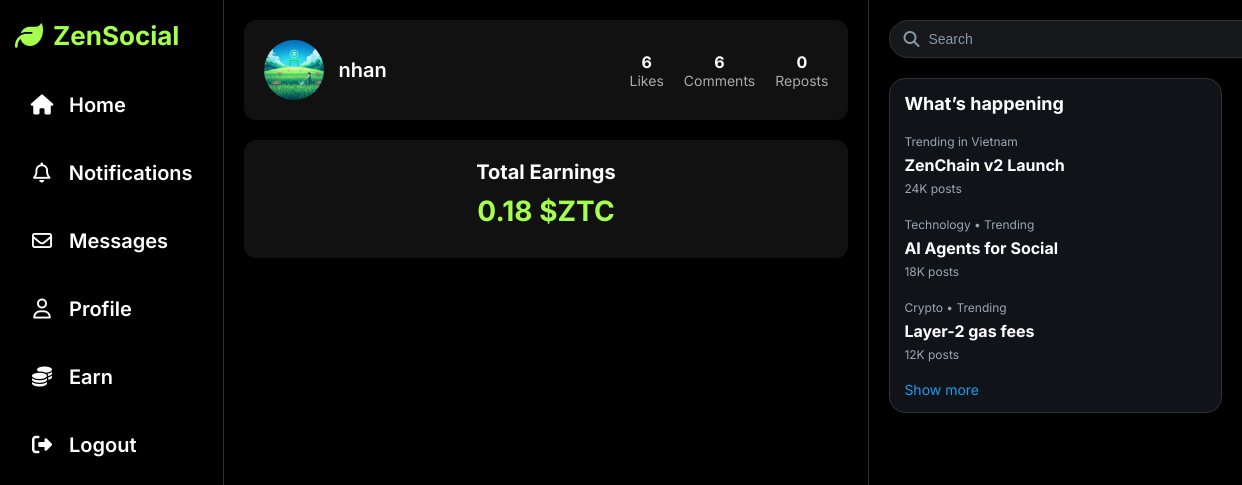
Page /earn (signed in) on the committed database.
### tables this page shows
CREATE TABLE users (
                id INTEGER PRIMARY KEY AUTOINCREMENT,
                zenid TEXT UNIQUE NOT NULL,
                username TEXT,
                bio TEXT,
                avatar TEXT,
                cover TEXT,
                followers INTEGER DEFAULT 0,
                following INTEGER DEFAULT 0
            );

### app.py (the view)
@app.route("/earn")
def earn():
    if "zenid" not in session:
        return redirect(url_for("login"))
    zenid = session["zenid"]
    conn = sqlite3.connect(DB_FILE)
    c = conn.cursor()
    c.execute(
        "SELECT id, username, avatar FROM users WHERE zenid=?",
        (zenid,),
    )
    row = c.fetchone()
    if not row:
        conn.close()
        return redirect(url_for("login"))
    user_id, username, avatar = row
    c.execute(
        """
        SELECT
            COALESCE(SUM(likes),0),
            COALESCE(SUM(comments),0),
            COALESCE(SUM(shares),0)
        FROM posts
        WHERE user_id=?
        """,
        (user_id,),
    )
    likes, comments, reposts = c.fetchone()
    earnings = likes * 0.01 + comments * 0.02 + reposts * 0.05
    conn.close()
    return render_template(
        "earn.html",
        username=username,
        avatar=avatar if avatar else "https://via.placeholder.com/60",
        likes=likes,
        comments=comments,
        reposts=reposts,
        earnings=earnings,
    )

### templates/earn.html (shortened to what this page needs)
<!DOCTYPE html>
<html lang="en">
<head>
  <link rel="stylesheet" href="https://cdnjs.cloudflare.com/ajax/libs/font-awesome/6.4.0/css/all.min.css">
</head>
<body>
  <div class="container">
    <div class="sidebar-left">
      <div>
        <div class="logo">
          <i class="fas fa-leaf"></i>
          <span>ZenSocial</span>
        </div>
        <div class="menu">
          <div class="menu-item"><a href="{{ url_for('home') }}"><i class="fas fa-home"></i> Home</a></div>
          <div class="menu-item"><a href="{{ url_for('notifications') }}"><i class="far fa-bell"></i> Notifications</a></div>
          <div class="menu-item"><a href="{{ url_for('messenger') }}"><i class="far fa-envelope"></i> Messages</a></div>
          <div class="menu-item"><a href="{{ url_for('profile') }}"><i class="far fa-user"></i> Profile</a></div>
          <div class="menu-item"><a href="{{ url_for('earn') }}"><i class="fas fa-coins"></i> Earn</a></div>
          <div class="menu-item"><a href="{{ url_for('logout') }}"><i class="fas fa-sign-out-alt"></i> Logout</a></div>
        </div>
      </div>
    </div>
    <div class="feed">
      <div class="user-header">
        <div class="user-info">
          <img src="{{ avatar }}" alt="Avatar">
          <h3>{{ username }}</h3>
        </div>
        <div class="stats">
          <div class="stat">
            <strong>{{ likes }}</strong>
            <span>Likes</span>
          </div>
          <div class="stat">
            <strong>{{ comments }}</strong>
            <span>Comments</span>
          </div>
          <div class="stat">
            <strong>{{ reposts }}</strong>
            <span>Reposts</span>
          </div>
        </div>
      </div>
      <div class="earn-box">
        <h2>Total Earnings</h2>
        <div class="amount">{{ "%.2f"|format(earnings) }} $ZTC</div>
      </div>
    </div>
    <div class="sidebar-right">
      <div class="search-box">
        <i class="fas fa-search"></i>
        <input type="text" id="searchInput" placeholder="Search">
      </div>
      <div class="card whats">
        <h3>What’s happening</h3>
        <div class="trend">
          <div class="meta">Trending in Vietnam</div>
          <div class="title">ZenChain v2 Launch</div>
          <div class="meta">24K posts</div>
        </div>
        <div class="trend">
          <div class="meta">Technology • Trending</div>
          <div class="title">AI Agents for Social</div>
          <div class="meta">18K posts</div>
        </div>
        <div class="trend">
          <div class="meta">Crypto • Trending</div>
          <div class="title">Layer-2 gas fees</div>
          <div class="meta">12K posts</div>
        </div>
        <div class="show-more">Show more</div>
      </div>
    </div>
  </div>
</body>
</html>

### templates/earn.html (style rules this page uses)
body { margin: 0; font-family: 'Inter', sans-serif; background-color: #000; color: #fff; }
.container { display: grid; grid-template-columns: 18% 52% 30%; height: 100vh; }
.sidebar-left { border-right: 1px solid #2f3336; padding: 20px 15px; display: flex; flex-direction: column; justify-content: space-between; height: 100vh; }
.logo { display: flex; align-items: center; gap: 10px; margin-bottom: 30px; }
.logo i { font-size: 28px; color: #A6FF4D; }
.logo span { font-size: 26px; font-weight: 700; color: #A6FF4D; }
.menu { display: flex; flex-direction: column; gap: 20px; }
.menu-item { display: flex; align-items: center; font-size: 20px; font-weight: 600; cursor: pointer; gap: 15px; padding: 12px 15px; border-radius: 30px; transition: 0.2s; }
.menu-item a { text-decoration: none; color: #fff; display: flex; align-items: center; gap: 15px; width: 100%; }
.menu-item i { font-size: 20px; width: 24px; text-align: center; }
.feed { border-right: 1px solid #2f3336; overflow-y: auto; padding: 20px; }
.user-header { display: flex; align-items: center; justify-content: space-between; background: #111; padding: 20px; border-radius: 12px; margin-bottom: 20px; }
.user-info { display: flex; align-items: center; gap: 15px; }
.user-info img { width: 60px; height: 60px; border-radius: 50%; object-fit: cover; }
.user-info h3 { margin: 0; font-size: 20px; font-weight: 600; }
.stats { display: flex; gap: 20px; }
.stat { text-align: center; }
.stat span { display: block; font-size: 14px; color: #aaa; }
.earn-box { background: #111; padding: 20px; border-radius: 12px; text-align: center; }
.earn-box h2 { margin: 0; font-size: 20px; }
.earn-box .amount { font-size: 28px; font-weight: bold; color: #A6FF4D; margin: 10px 0; }
.sidebar-right { padding: 20px; position: relative; }
.search-box { margin-bottom: 20px; position: relative; }
.search-box input { width: 100%; padding: 10px 12px 10px 38px; background: #16181c; border: 1px solid #2f3336; border-radius: 25px; color: #fff; font-size: 14px; }
.search-box input::placeholder { color: #8899a6; }
.search-box i { position: absolute; top: 50%; left: 14px; transform: translateY(-50%); color: #8899a6; }
.sidebar-right .card { background:#101418; border:1px solid #2f3336; border-radius:16px; padding:14px; margin-top:10px; }
.sidebar-right .card h3 { margin:0 0 10px 0; font-size:18px; }
.sidebar-right .trend { display:flex; flex-direction:column; gap:6px; padding:10px 0; border-bottom:1px solid #0f1215; }
.sidebar-right .trend .meta { color:#9aa6b2; font-size:12px; }
.sidebar-right .trend .title { font-weight:700; }
.sidebar-right .show-more { color:#1d9bf0; cursor:pointer; font-size:14px; margin-top:8px; }
.sidebar-right .search-box { margin-bottom:20px; position:relative; }
.sidebar-right .search-box input { width:100%; padding:10px 12px 10px 38px; background:#16181c; border:1px solid #2f3336; border-radius:25px; color:#fff; font-size:14px; }
.sidebar-right .search-box i { position:absolute; top:50%; left:14px; transform:translateY(-50%); color:#8899a6; }

### rows in the picture
users: avatar (picture), username "nhan"

### other values in the picture
{{ likes }} "6"
{{ comments }} "6"
{{ reposts }} "0"
{{ "%.2f"|format(earnings) }} "0.18"
